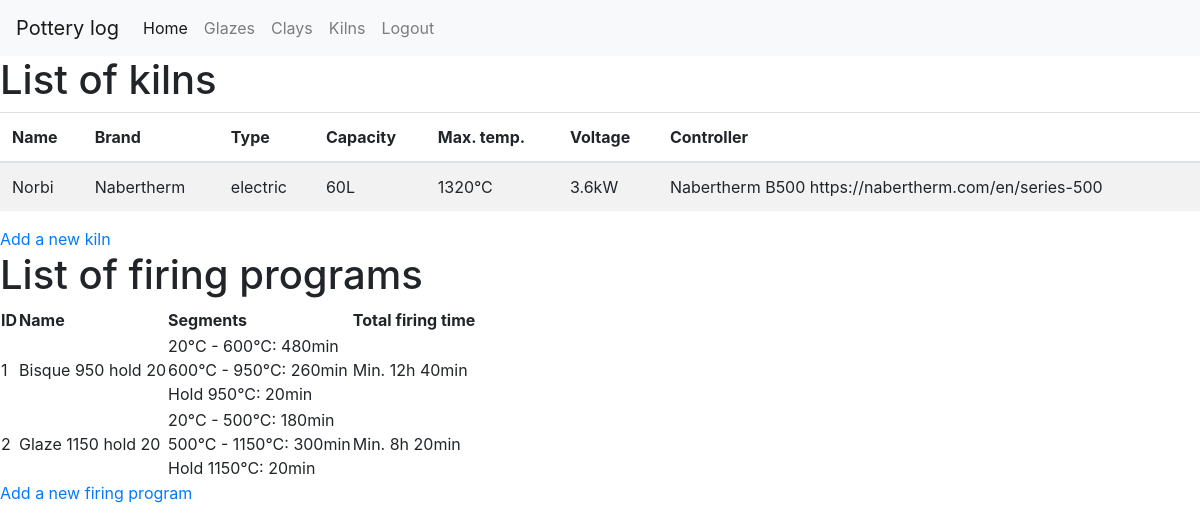
Screenshot of /viewkilns (signed in) with the database file from the repository.
### app/models.py (models this page shows, shortened)
class Kiln(db.Model):
    __tablename__ = 'kiln'
    id = db.Column(db.Integer, primary_key=True)
    name = db.Column(db.String(140), index=True)
    brand = db.Column(db.String(140), index=True)
    type = db.Column(db.String(20)) # Electric or Gas
    capacity = db.Column(db.Integer) # in L
    temp_max = db.Column(db.Integer) # in °C
    voltage = db.Column(db.Float(20)) # in kW
    controller = db.Column(db.String(200))
    bisque_fired_pots  = db.relationship('Pot', back_populates='bisque_fired_with_kiln', foreign_keys='[Pot.bisque_fire_kiln_id]', lazy='dynamic')
    glaze_fired_pots  = db.relationship('Pot', back_populates='glaze_fired_with_kiln', foreign_keys='[Pot.glaze_fire_kiln_id]', lazy='dynamic')

class FiringProgram(db.Model):
    __tablename__ = 'firing_program'
    id = db.Column(db.Integer, primary_key=True)
    type = db.Column(db.String(20)) # Bisque or Glaze
    name = db.Column(db.String(100))
    associated_segments = db.relationship('ProgramSegment', back_populates='program', lazy='dynamic', cascade='all')
    bisque_pots = db.relationship('Pot', back_populates='bisque_fired_with_program', foreign_keys='[Pot.bisque_fire_program_id]', lazy='dynamic')
    glaze_pots = db.relationship('Pot', back_populates='glaze_fired_with_program', foreign_keys='[Pot.glaze_fire_program_id]', lazy='dynamic')

class ProgramSegment(db.Model):
    __tablename__ = 'program_segment'
    program_id = db.Column(db.Integer, db.ForeignKey('firing_program.id'), primary_key=True)
    segment_id = db.Column(db.Integer, db.ForeignKey('firing_segment.id'), primary_key=True)
    segment_order = db.Column(db.Integer)
    program = db.relationship('FiringProgram', back_populates='associated_segments')
    segment = db.relationship('FiringSegment', back_populates='associated_programs')

class FiringSegment(db.Model):
    __tablename__ = 'firing_segment'
    id = db.Column(db.Integer, primary_key=True)
    temp_start = db.Column(db.Integer) # in °C
    temp_end = db.Column(db.Integer) # in °C
    time_to_reach = db.Column(db.Integer) # in min
    associated_programs = db.relationship('ProgramSegment', back_populates='segment', lazy='dynamic', cascade='all')

### app/controller.py (the view)
@app.route('/viewkilns')
@login_required
def view_kilns():
    kilns = Kiln.query.all()
    firing_programs = FiringProgram.query.all()
    total_firing_time = {}
    for program in firing_programs:
        ordered_segments = ProgramSegment.query.filter_by(program=program).order_by(ProgramSegment.segment_order).all()
        program.ordered_segments = ordered_segments
        total_firing_time[program.id] = program_firing_time(program)
    return render_template('viewkilns.html', title='List of kilns', kilns=kilns, firing_programs=firing_programs, total_firing_time=total_firing_time)

### app/models.py (called while the page is built)
@login.user_loader
def load_user(id):
    return User.query.get(int(id))

### app/utils.py (called while the page is built)
def program_firing_time(firing_program):
    segments = firing_program.associated_segments
    minutes_sum = sum(segment.segment.time_to_reach for segment in segments)
    hours, minutes = divmod(minutes_sum, 60)
    if hours > 0:
        return '{}h {}min'.format(hours, minutes)
    else:
        return '{}min'.format(minutes)

### app/templates/viewkilns.html
{% extends 'layout.html' %}
{% block main %}
<h1>List of kilns</h1>
<table class="table table-striped">
    <thead>
        <tr>
            <th>Name</th>
            <th>Brand</th>
            <th>Type</th>
            <th>Capacity</th>
            <th>Max. temp.</th>
            <th>Voltage</th>
            <th>Controller</th>
        </tr>
    </thead>
    <body>
        {% for kiln in kilns %}
        <tr>
            <td>{{ kiln.name or '' }}</td>
            <td>{{ kiln.brand or '' }}</td>
            <td>{{ kiln.type or '' }}</td>
            <td>{{ kiln.capacity ~ 'L' if kiln.capacity else '' }}</td>
            <td>{{ kiln.temp_max ~ '°C' if kiln.temp_max else '' }}</td>
            <td>{{ kiln.voltage ~ 'kW' if kiln.voltage else '' }}</td>
            <td>{{ kiln.controller or '' }}</td>
        </tr>
        {% endfor %}
    </body>
</table>
<a href="{{ url_for('add_kiln') }}">Add a new kiln</a>
<h1>List of firing programs</h1>
<table>
    <thead>
        <tr>
            <th>ID</th>
            <th>Name</th>
            <th>Segments</th>
            <th>Total firing time</th>
        </tr>
    </thead>
    <body>
        {% for program in firing_programs %}
        <tr>
            <td>{{ program.id or '' }}</td>
            <td>{{ program.name or '' }}</td>
            <td>
                {% for segment in program.ordered_segments %}
                    {% if segment.segment.temp_start == segment.segment.temp_end %}
                        Hold {{ segment.segment.temp_start ~ '°C' or '' }}:
                    {% else %}
                        {{ segment.segment.temp_start ~ '°C' or '' }} -
                        {{ segment.segment.temp_end ~ '°C' or '' }}:
                    {% endif %}
                    {% if segment.segment.time_to_reach %}
                        {{ segment.segment.time_to_reach ~ 'min' or '' }}
                    {% endif %}
                    <br>
                {% endfor %}
            </td>
            <td>Min. {{ total_firing_time[program.id] }}</td>
        </tr>
        {% endfor %}
    </body>
</table>
<a href="{{ url_for('add_firing_program') }}">Add a new firing program</a>
{% endblock %}

### rows the page displays
Kiln: name "Norbi", brand "Nabertherm", type "electric", capacity "60L", temp_max "1320°C", voltage "3.6kW", controller "Nabertherm B500 https://nabertherm.com/en/series-500"
FiringProgram: id "1", name "Bisque 950 hold 20", total_firing_time "12h 40min"
ProgramSegment: segment "20°C", segment "600°C", segment "480min"
ProgramSegment: segment "600°C", segment "950°C", segment "260min"
ProgramSegment: segment "950°C", segment "20min"
FiringProgram: id "2", name "Glaze 1150 hold 20", total_firing_time "8h 20min"
ProgramSegment: segment "20°C", segment "500°C", segment "180min"
ProgramSegment: segment "500°C", segment "1150°C", segment "300min"
ProgramSegment: segment "1150°C", segment "20min"
